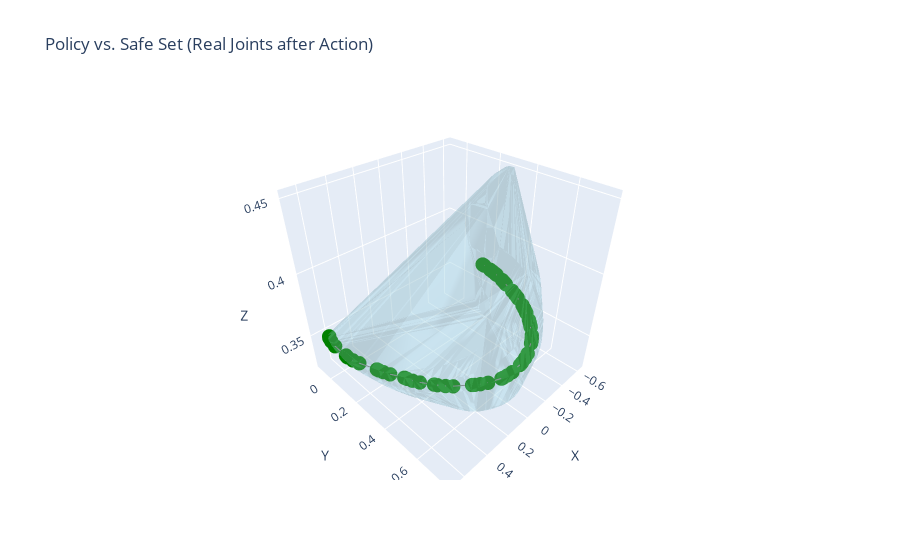

This figure's notebook cell:
### Code cell
# 8) Visualize final real EEF poses vs. safe set
all_poses_7d = np.array(all_poses_7d)
all_inside_flags = np.array(all_inside_flags, dtype=bool)
if len(all_poses_7d) > 0:
    visualize_policy_predictions(
        safe_set,
        predicted_poses_7d=all_poses_7d,
        inside_flags=all_inside_flags,
        title="Policy vs. Safe Set (Real Joints after Action)"
    )
else:
    print("No EEF poses to visualize.")

### Figure 1 — Plotly figure (JSON) as saved in the notebook; plotly's stock layout.template omitted (floating-point values rounded to 4 significant figures; data arrays with more than 128 entries replaced by an {"elided": "..."} marker saying what was removed)
{"data": [{"color": "lightblue", "i": {"elided": "512 int values"}, "j": {"elided": "512 int values"}, "k": {"elided": "512 int values"}, "name": "Safe Set Hull", "opacity": 0.3, "type": "mesh3d", "x": {"elided": "3229 float values"}, "y": {"elided": "3229 float values"}, "z": {"elided": "3229 float values"}}, {"line": {"color": "gray", "width": 2}, "marker": {"color": {"elided": "130 str values"}, "size": 5}, "mode": "markers+lines", "name": "EEF Poses (Real Joints)", "type": "scatter3d", "x": {"elided": "130 float values"}, "y": {"elided": "130 float values"}, "z": {"elided": "130 float values"}}], "layout": {"scene": {"xaxis": {"title": {"text": "X"}}, "yaxis": {"title": {"text": "Y"}}, "zaxis": {"title": {"text": "Z"}}}, "title": {"text": "Policy vs. Safe Set (Real Joints after Action)"}}}
